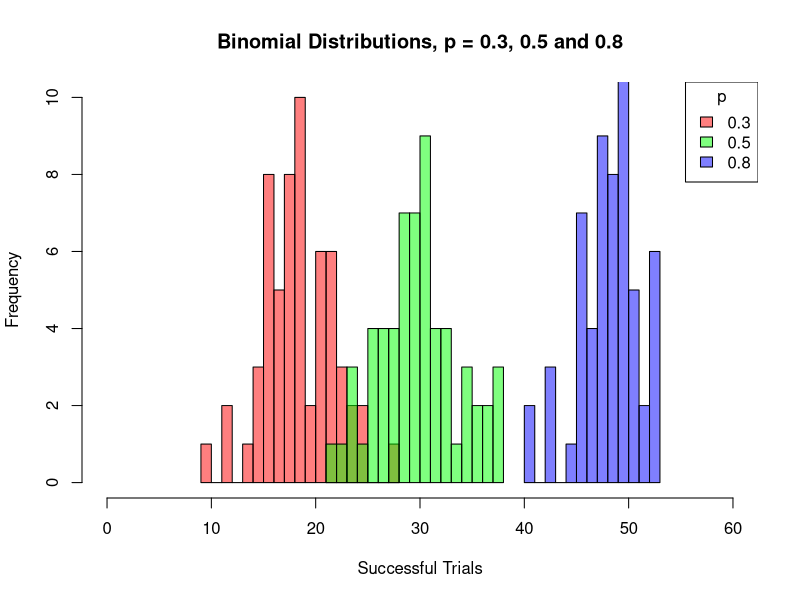
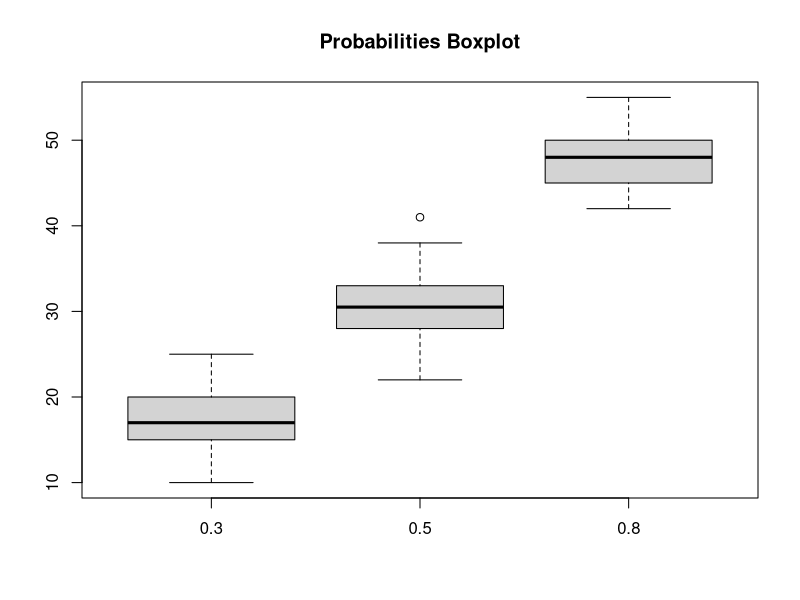
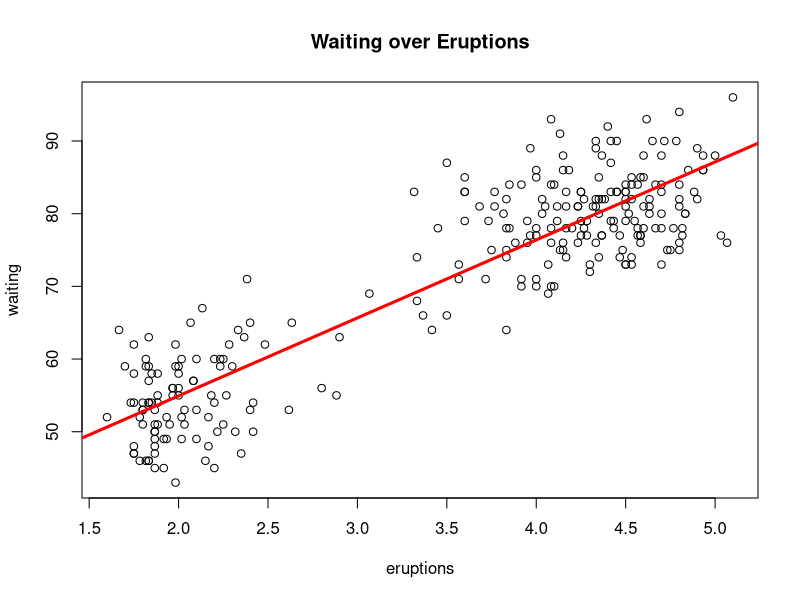
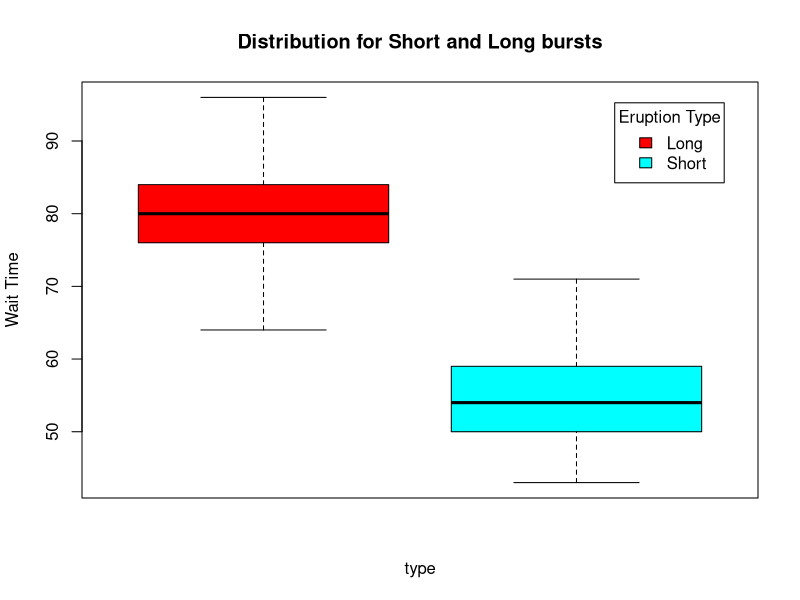
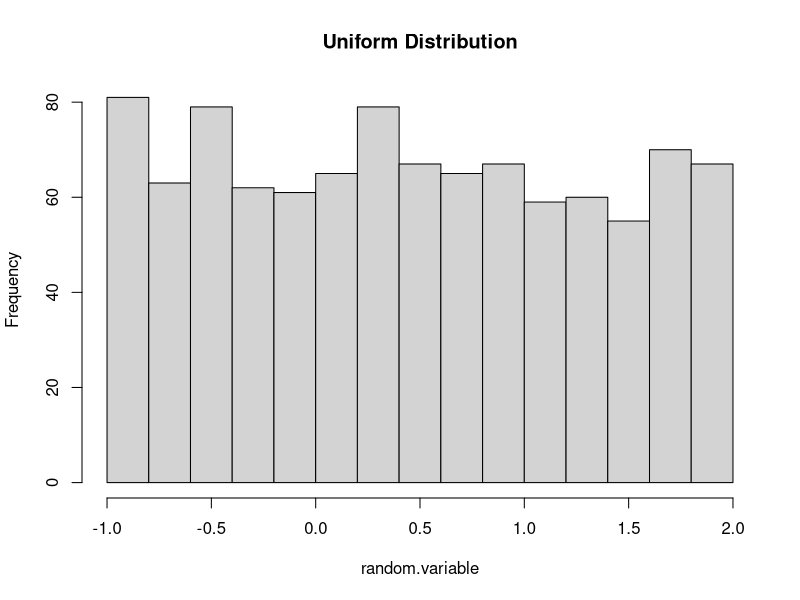
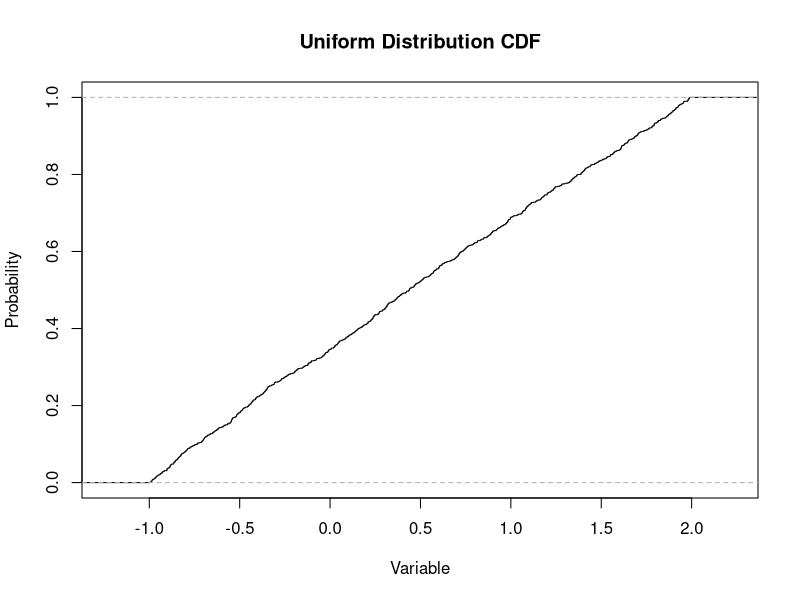
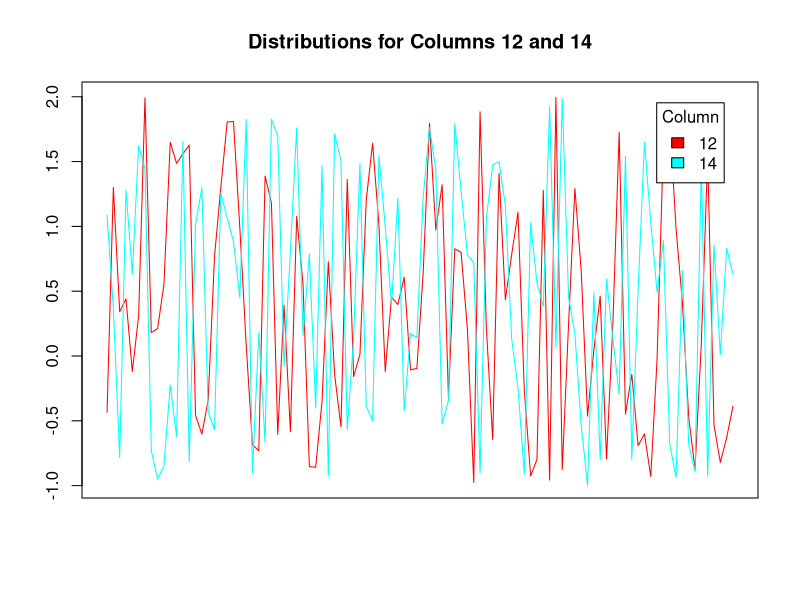
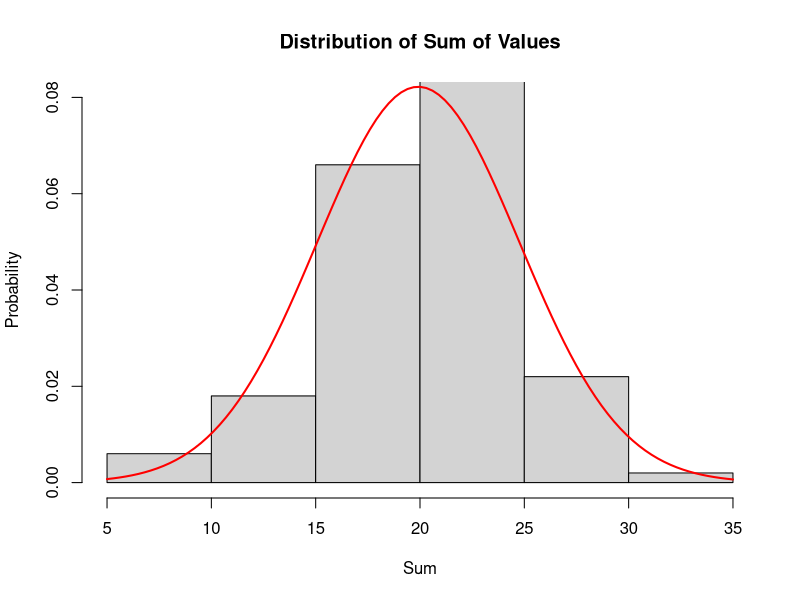

Reproduce these figures in R, in order.
## ---- chunk 1
get.successes <- function(p) {
  x <- rbinom(60, 60, p)
  return(x)
}

hist.colors <- c(rgb(1, 0, 0, 0.5), rgb(0, 1, 0 , 0.5), rgb(0, 0 , 1, 0.5))

hist(get.successes(.3), breaks=15, xlim=c(0, 60), main=paste("Binomial Distributions, p = 0.3, 0.5 and 0.8"), xlab="Successful Trials", col=hist.colors[1])
hist(get.successes(.5), breaks=15, col=hist.colors[2], add=TRUE)
hist(get.successes(.8), breaks=15, col=hist.colors[3], add=TRUE)
legend("topright", title="p", legend=c(.3, .5, .8), fill=hist.colors)

get.stats <- function(p) {
  x <- rbinom(60, 60, p)
  cat("Statistics for p =", p)
  cat("1st Quartile:", quantile(x, .25), "\n")
  cat("Median:", median(x), "\n")
  cat("Mean:", mean(x), "\n")
  cat("SD:", sd(x), "\n")
  cat("3rd Quartile:", quantile(x, .75), "\n")
  return(x)
}

x.3 <- get.stats(.3)
x.5 <- get.stats(.5)
x.8 <- get.stats(.8)

boxplot(list(x.3, x.5, x.8), main="Probabilities Boxplot", names=c(.3, .5, .8))
## ---- chunk 2
data(faithful)
plot(faithful, main="Waiting over Eruptions")

model <- lm(waiting ~ eruptions, faithful)
print(summary(model))
abline(model, col="red", lwd=3)
## ---- chunk 3
faithful$type <- ifelse(faithful$eruptions < 3.1, "short", "long")

boxplot(waiting ~ type, faithful, main="Distribution for Short and Long bursts", xaxt="n", ylab="Wait Time", col=rainbow(2))
legend("topright", inset=.05, legend=c("Long", "Short"), title="Eruption Type", fill=rainbow(2))
## ---- chunk 4
random.variable = runif(1000, min=-1, max=2)

hist(random.variable, breaks=20, main="Uniform Distribution")

plot(ecdf(random.variable), main="Uniform Distribution CDF", xlab="Variable", ylab="Probability")
## ---- chunk 5
populator <- function(rows, cols) {
  return(matrix(runif(cols*rows, min=-1, max=2), nrow=rows, ncol=cols))
}

mat <- populator(100, 40)

plot.dists <- function(y1, y2, mat) {
  color.ramp = rainbow(2)
  x <- seq(nrow(mat))
  plot(x, mat[, y1], type="l", col=color.ramp[1], main=paste("Distributions for Columns", y1, "and", y2), xaxt="n", xlab="", ylab="")
  lines(x, mat[, y2], col=color.ramp[2])
  legend("topright", inset=.05, title="Column", legend=c(y1, y2), fill=color.ramp, bg="white")
}

rand.cols <- round(runif(2, 0, 40))
plot.dists(rand.cols[1], rand.cols[2], mat)
## ---- chunk 6
mat.copy <- cbind(mat, apply(mat, 1, sum))

hist(mat.copy[,ncol(mat.copy)], main="Distribution of Sum of Values", xlab="Sum", ylab="Probability", ylim=c(0, .08), col="lightgray", prob=TRUE)

sum.mean <- mean(mat.copy[,ncol(mat.copy)])
sum.sd <- sd(mat.copy[,ncol(mat.copy)])
x <- seq(0, 40, length=100)
curve(dnorm(x, mean=sum.mean, sd=sum.sd), col="red", lwd=2, add=TRUE, yaxt="n")
